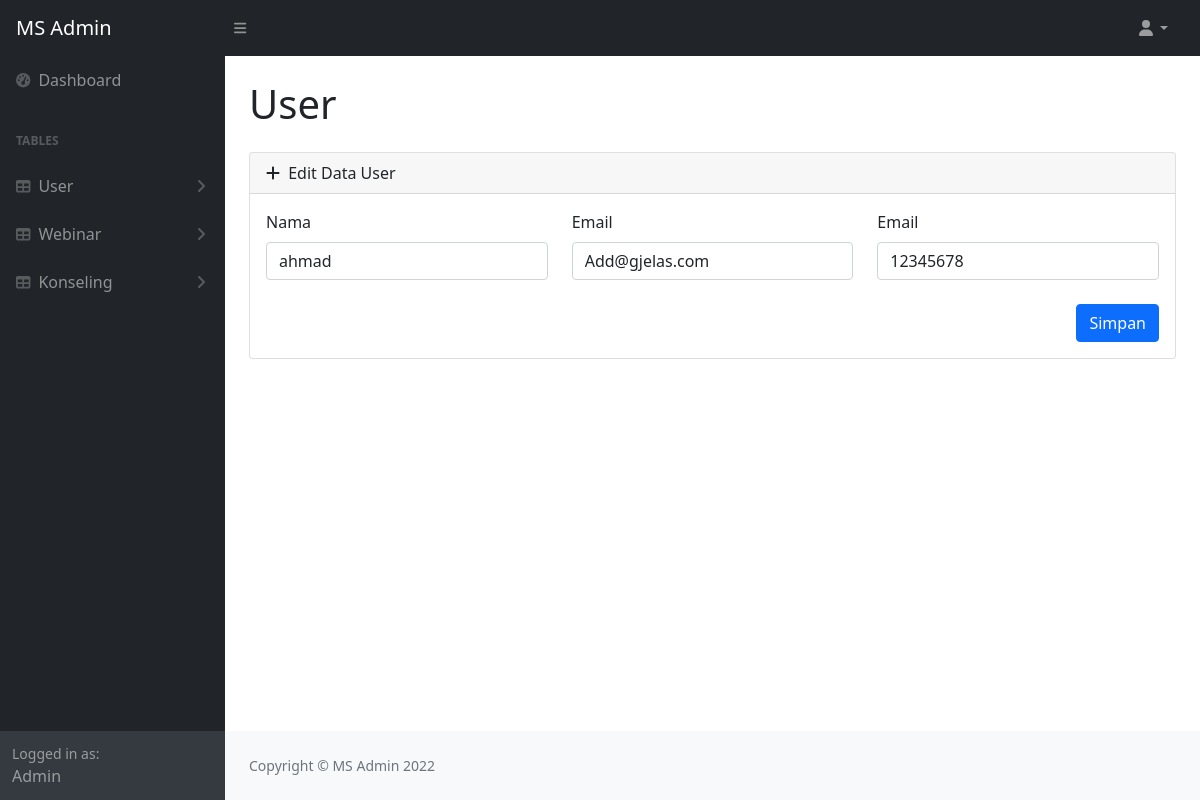
The page /admin/app_admin.php?page=page_edit_user&id=9 (signed in) on the database its author committed.
### tables this page shows
CREATE TABLE `user` (
  `id` int(11) NOT NULL,
  `name` varchar(64) NOT NULL,
  `email` varchar(64) NOT NULL,
  `password` varchar(64) NOT NULL
);

### admin/page_edit_user.php (the view, shortened to what this page needs)
<main>
    <div class="container-fluid px-4">
        <h1 class="mt-4 mb-4">User</h1>
        <?php
        include 'connect.php';
        $id = $_GET['id'];
        $sql = "SELECT * FROM user WHERE id=$id";
        $hasil = mysqli_query($conn, $sql);
        $row = mysqli_fetch_array($hasil);
        ?>
        <div class="card mt-2 ">
            <div class="card-header">
                <i class="fas fa-add me-1"></i>
                Edit Data User
            </div>
            <div class="card-body">
                <form action="edit_user.php" method="post">
                    <div class="row">
                        <div class="col-4">
                            <div class="mb-3">
                                <label for="name" class="form-label">Nama</label>
                                <input type="text" class="form-control" id="name" name="name" value="<?= $row['name'] ?>" required>
                            </div>
                        </div>
                        <div class="col-4">
                            <div class="mb-4">
                                <label for="email" class="form-label">Email</label>
                                <input type="email" class="form-control" id="email" name="email" value="<?= $row['email'] ?>" required>
                            </div>
                        </div>
                        <div class="col-4">
                            <div class="mb-4">
                                <label for="password" class="form-label">Email</label>
                                <input type="text" class="form-control" id="password" name="password" value="<?= $row['password'] ?>" required>
                            </div>
                        </div>
                    </div>
                    <div class="row justify-content-end">
                        <div class="col-auto">
                            <button type="submit" class="btn btn-primary">Simpan</button>
                        </div>
                    </div>
                </form>
            </div>
        </div>
    </div>
</main>

### rows shown on the page
user: name "ahmad", email "Add@gjelas.com", password "12345678"
